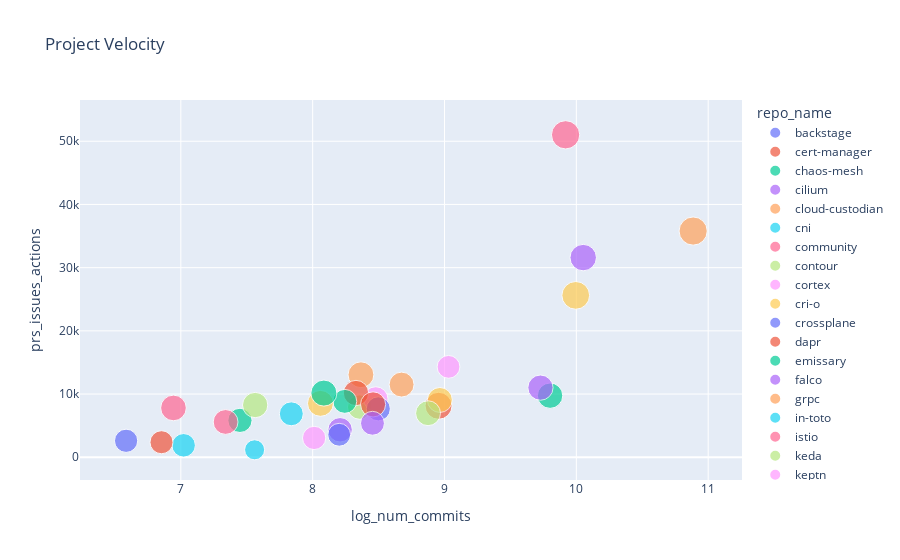

Here is the notebook cell this chart was saved with:
### Code cell
fig.show()

### Figure 1 — Plotly figure (JSON) as saved in the notebook; plotly's stock layout.template omitted (floating-point values rounded to 4 significant figures)
{"data": [{"customdata": [["backstage"]], "hovertemplate": "repo_name=%{customdata[0]}<br>log_num_commits=%{x}<br>prs_issues_actions=%{y}<br>log_num_contrib=%{marker.size}<extra></extra>", "legendgroup": "backstage", "marker": {"color": "#636efa", "size": [7.433], "sizemode": "area", "sizeref": 0.02156, "symbol": "circle"}, "mode": "markers", "name": "backstage", "orientation": "v", "showlegend": true, "type": "scatter", "x": [10.61], "xaxis": "x", "y": [null], "yaxis": "y"}, {"customdata": [["cert-manager"]], "hovertemplate": "repo_name=%{customdata[0]}<br>log_num_commits=%{x}<br>prs_issues_actions=%{y}<br>log_num_contrib=%{marker.size}<extra></extra>", "legendgroup": "cert-manager", "marker": {"color": "#EF553B", "size": [7.87], "sizemode": "area", "sizeref": 0.02156, "symbol": "circle"}, "mode": "markers", "name": "cert-manager", "orientation": "v", "showlegend": true, "type": "scatter", "x": [8.955], "xaxis": "x", "y": [8148], "yaxis": "y"}, {"customdata": [["chaos-mesh"]], "hovertemplate": "repo_name=%{customdata[0]}<br>log_num_commits=%{x}<br>prs_issues_actions=%{y}<br>log_num_contrib=%{marker.size}<extra></extra>", "legendgroup": "chaos-mesh", "marker": {"color": "#00cc96", "size": [6.332], "sizemode": "area", "sizeref": 0.02156, "symbol": "circle"}, "mode": "markers", "name": "chaos-mesh", "orientation": "v", "showlegend": true, "type": "scatter", "x": [7.448], "xaxis": "x", "y": [5835], "yaxis": "y"}, {"customdata": [["cilium"]], "hovertemplate": "repo_name=%{customdata[0]}<br>log_num_commits=%{x}<br>prs_issues_actions=%{y}<br>log_num_contrib=%{marker.size}<extra></extra>", "legendgroup": "cilium", "marker": {"color": "#ab63fa", "size": [7.542], "sizemode": "area", "sizeref": 0.02156, "symbol": "circle"}, "mode": "markers", "name": "cilium", "orientation": "v", "showlegend": true, "type": "scatter", "x": [10.05], "xaxis": "x", "y": [31593], "yaxis": "y"}, {"customdata": [["cloud-custodian"]], "hovertemplate": "repo_name=%{customdata[0]}<br>log_num_commits=%{x}<br>prs_issues_actions=%{y}<br>log_num_contrib=%{marker.size}<extra></extra>", "legendgroup": "cloud-custodian", "marker": {"color": "#FFA15A", "size": [7.197], "sizemode": "area", "sizeref": 0.02156, "symbol": "circle"}, "mode": "markers", "name": "cloud-custodian", "orientation": "v", "showlegend": true, "type": "scatter", "x": [8.366], "xaxis": "x", "y": [13054], "yaxis": "y"}, {"customdata": [["cni"]], "hovertemplate": "repo_name=%{customdata[0]}<br>log_num_commits=%{x}<br>prs_issues_actions=%{y}<br>log_num_contrib=%{marker.size}<extra></extra>", "legendgroup": "cni", "marker": {"color": "#19d3f3", "size": [5.974], "sizemode": "area", "sizeref": 0.02156, "symbol": "circle"}, "mode": "markers", "name": "cni", "orientation": "v", "showlegend": true, "type": "scatter", "x": [7.021], "xaxis": "x", "y": [1893], "yaxis": "y"}, {"customdata": [["community"]], "hovertemplate": "repo_name=%{customdata[0]}<br>log_num_commits=%{x}<br>prs_issues_actions=%{y}<br>log_num_contrib=%{marker.size}<extra></extra>", "legendgroup": "community", "marker": {"color": "#FF6692", "size": [6.639], "sizemode": "area", "sizeref": 0.02156, "symbol": "circle"}, "mode": "markers", "name": "community", "orientation": "v", "showlegend": true, "type": "scatter", "x": [7.34], "xaxis": "x", "y": [5586], "yaxis": "y"}, {"customdata": [["contour"]], "hovertemplate": "repo_name=%{customdata[0]}<br>log_num_commits=%{x}<br>prs_issues_actions=%{y}<br>log_num_contrib=%{marker.size}<extra></extra>", "legendgroup": "contour", "marker": {"color": "#B6E880", "size": [6.463], "sizemode": "area", "sizeref": 0.02156, "symbol": "circle"}, "mode": "markers", "name": "contour", "orientation": "v", "showlegend": true, "type": "scatter", "x": [8.357], "xaxis": "x", "y": [7944], "yaxis": "y"}, {"customdata": [["cortex"]], "hovertemplate": "repo_name=%{customdata[0]}<br>log_num_commits=%{x}<br>prs_issues_actions=%{y}<br>log_num_contrib=%{marker.size}<extra></extra>", "legendgroup": "cortex", "marker": {"color": "#FF97FF", "size": [6.483], "sizemode": "area", "sizeref": 0.02156, "symbol": "circle"}, "mode": "markers", "name": "cortex", "orientation": "v", "showlegend": true, "type": "scatter", "x": [8.478], "xaxis": "x", "y": [9223], "yaxis": "y"}, {"customdata": [["cri-o"]], "hovertemplate": "repo_name=%{customdata[0]}<br>log_num_commits=%{x}<br>prs_issues_actions=%{y}<br>log_num_contrib=%{marker.size}<extra></extra>", "legendgroup": "cri-o", "marker": {"color": "#FECB52", "size": [6.726], "sizemode": "area", "sizeref": 0.02156, "symbol": "circle"}, "mode": "markers", "name": "cri-o", "orientation": "v", "showlegend": true, "type": "scatter", "x": [8.965], "xaxis": "x", "y": [9066], "yaxis": "y"}, {"customdata": [["crossplane"]], "hovertemplate": "repo_name=%{customdata[0]}<br>log_num_commits=%{x}<br>prs_issues_actions=%{y}<br>log_num_contrib=%{marker.size}<extra></extra>", "legendgroup": "crossplane", "marker": {"color": "#636efa", "size": [6.254], "sizemode": "area", "sizeref": 0.02156, "symbol": "circle"}, "mode": "markers", "name": "crossplane", "orientation": "v", "showlegend": true, "type": "scatter", "x": [8.498], "xaxis": "x", "y": [7662], "yaxis": "y"}, {"customdata": [["dapr"]], "hovertemplate": "repo_name=%{customdata[0]}<br>log_num_commits=%{x}<br>prs_issues_actions=%{y}<br>log_num_contrib=%{marker.size}<extra></extra>", "legendgroup": "dapr", "marker": {"color": "#EF553B", "size": [6.921], "sizemode": "area", "sizeref": 0.02156, "symbol": "circle"}, "mode": "markers", "name": "dapr", "orientation": "v", "showlegend": true, "type": "scatter", "x": [8.328], "xaxis": "x", "y": [10166], "yaxis": "y"}, {"customdata": [["emissary"]], "hovertemplate": "repo_name=%{customdata[0]}<br>log_num_commits=%{x}<br>prs_issues_actions=%{y}<br>log_num_contrib=%{marker.size}<extra></extra>", "legendgroup": "emissary", "marker": {"color": "#00cc96", "size": [6.951], "sizemode": "area", "sizeref": 0.02156, "symbol": "circle"}, "mode": "markers", "name": "emissary", "orientation": "v", "showlegend": true, "type": "scatter", "x": [9.801], "xaxis": "x", "y": [9745], "yaxis": "y"}, {"customdata": [["falco"]], "hovertemplate": "repo_name=%{customdata[0]}<br>log_num_commits=%{x}<br>prs_issues_actions=%{y}<br>log_num_contrib=%{marker.size}<extra></extra>", "legendgroup": "falco", "marker": {"color": "#ab63fa", "size": [6.452], "sizemode": "area", "sizeref": 0.02156, "symbol": "circle"}, "mode": "markers", "name": "falco", "orientation": "v", "showlegend": true, "type": "scatter", "x": [8.208], "xaxis": "x", "y": [4350], "yaxis": "y"}, {"customdata": [["grpc"]], "hovertemplate": "repo_name=%{customdata[0]}<br>log_num_commits=%{x}<br>prs_issues_actions=%{y}<br>log_num_contrib=%{marker.size}<extra></extra>", "legendgroup": "grpc", "marker": {"color": "#FFA15A", "size": [8.561], "sizemode": "area", "sizeref": 0.02156, "symbol": "circle"}, "mode": "markers", "name": "grpc", "orientation": "v", "showlegend": true, "type": "scatter", "x": [10.89], "xaxis": "x", "y": [35791], "yaxis": "y"}, {"customdata": [["in-toto"]], "hovertemplate": "repo_name=%{customdata[0]}<br>log_num_commits=%{x}<br>prs_issues_actions=%{y}<br>log_num_contrib=%{marker.size}<extra></extra>", "legendgroup": "in-toto", "marker": {"color": "#19d3f3", "size": [4.331], "sizemode": "area", "sizeref": 0.02156, "symbol": "circle"}, "mode": "markers", "name": "in-toto", "orientation": "v", "showlegend": true, "type": "scatter", "x": [7.56], "xaxis": "x", "y": [1183], "yaxis": "y"}, {"customdata": [["istio"]], "hovertemplate": "repo_name=%{customdata[0]}<br>log_num_commits=%{x}<br>prs_issues_actions=%{y}<br>log_num_contrib=%{marker.size}<extra></extra>", "legendgroup": "istio", "marker": {"color": "#FF6692", "size": [8.624], "sizemode": "area", "sizeref": 0.02156, "symbol": "circle"}, "mode": "markers", "name": "istio", "orientation": "v", "showlegend": true, "type": "scatter", "x": [9.919], "xaxis": "x", "y": [51018], "yaxis": "y"}, {"customdata": [["keda"]], "hovertemplate": "repo_name=%{customdata[0]}<br>log_num_commits=%{x}<br>prs_issues_actions=%{y}<br>log_num_contrib=%{marker.size}<extra></extra>", "legendgroup": "keda", "marker": {"color": "#B6E880", "size": [6.912], "sizemode": "area", "sizeref": 0.02156, "symbol": "circle"}, "mode": "markers", "name": "keda", "orientation": "v", "showlegend": true, "type": "scatter", "x": [7.564], "xaxis": "x", "y": [8265], "yaxis": "y"}, {"customdata": [["keptn"]], "hovertemplate": "repo_name=%{customdata[0]}<br>log_num_commits=%{x}<br>prs_issues_actions=%{y}<br>log_num_contrib=%{marker.size}<extra></extra>", "legendgroup": "keptn", "marker": {"color": "#FF97FF", "size": [5.609], "sizemode": "area", "sizeref": 0.02156, "symbol": "circle"}, "mode": "markers", "name": "keptn", "orientation": "v", "showlegend": true, "type": "scatter", "x": [9.03], "xaxis": "x", "y": [14303], "yaxis": "y"}, {"customdata": [["keycloak"]], "hovertemplate": "repo_name=%{customdata[0]}<br>log_num_commits=%{x}<br>prs_issues_actions=%{y}<br>log_num_contrib=%{marker.size}<extra></extra>", "legendgroup": "keycloak", "marker": {"color": "#FECB52", "size": [8.299], "sizemode": "area", "sizeref": 0.02156, "symbol": "circle"}, "mode": "markers", "name": "keycloak", "orientation": "v", "showlegend": true, "type": "scatter", "x": [9.995], "xaxis": "x", "y": [25615], "yaxis": "y"}, {"customdata": [["kruise"]], "hovertemplate": "repo_name=%{customdata[0]}<br>log_num_commits=%{x}<br>prs_issues_actions=%{y}<br>log_num_contrib=%{marker.size}<extra></extra>", "legendgroup": "kruise", "marker": {"color": "#636efa", "size": [5.832], "sizemode": "area", "sizeref": 0.02156, "symbol": "circle"}, "mode": "markers", "name": "kruise", "orientation": "v", "showlegend": true, "type": "scatter", "x": [6.585], "xaxis": "x", "y": [2607], "yaxis": "y"}, {"customdata": [["kubeedge"]], "hovertemplate": "repo_name=%{customdata[0]}<br>log_num_commits=%{x}<br>prs_issues_actions=%{y}<br>log_num_contrib=%{marker.size}<extra></extra>", "legendgroup": "kubeedge", "marker": {"color": "#EF553B", "size": [6.813], "sizemode": "area", "sizeref": 0.02156, "symbol": "circle"}, "mode": "markers", "name": "kubeedge", "orientation": "v", "showlegend": true, "type": "scatter", "x": [8.458], "xaxis": "x", "y": [8366], "yaxis": "y"}, {"customdata": [["kubevela"]], "hovertemplate": "repo_name=%{customdata[0]}<br>log_num_commits=%{x}<br>prs_issues_actions=%{y}<br>log_num_contrib=%{marker.size}<extra></extra>", "legendgroup": "kubevela", "marker": {"color": "#00cc96", "size": [6.19], "sizemode": "area", "sizeref": 0.02156, "symbol": "circle"}, "mode": "markers", "name": "kubevela", "orientation": "v", "showlegend": true, "type": "scatter", "x": [8.244], "xaxis": "x", "y": [8846], "yaxis": "y"}, {"customdata": [["kubevirt"]], "hovertemplate": "repo_name=%{customdata[0]}<br>log_num_commits=%{x}<br>prs_issues_actions=%{y}<br>log_num_contrib=%{marker.size}<extra></extra>", "legendgroup": "kubevirt", "marker": {"color": "#ab63fa", "size": [6.865], "sizemode": "area", "sizeref": 0.02156, "symbol": "circle"}, "mode": "markers", "name": "kubevirt", "orientation": "v", "showlegend": true, "type": "scatter", "x": [9.728], "xaxis": "x", "y": [11019], "yaxis": "y"}, {"customdata": [["kyverno"]], "hovertemplate": "repo_name=%{customdata[0]}<br>log_num_commits=%{x}<br>prs_issues_actions=%{y}<br>log_num_contrib=%{marker.size}<extra></extra>", "legendgroup": "kyverno", "marker": {"color": "#FFA15A", "size": [6.693], "sizemode": "area", "sizeref": 0.02156, "symbol": "circle"}, "mode": "markers", "name": "kyverno", "orientation": "v", "showlegend": true, "type": "scatter", "x": [8.674], "xaxis": "x", "y": [11502], "yaxis": "y"}, {"customdata": [["litmus"]], "hovertemplate": "repo_name=%{customdata[0]}<br>log_num_commits=%{x}<br>prs_issues_actions=%{y}<br>log_num_contrib=%{marker.size}<extra></extra>", "legendgroup": "litmus", "marker": {"color": "#19d3f3", "size": [6.163], "sizemode": "area", "sizeref": 0.02156, "symbol": "circle"}, "mode": "markers", "name": "litmus", "orientation": "v", "showlegend": true, "type": "scatter", "x": [7.838], "xaxis": "x", "y": [6876], "yaxis": "y"}, {"customdata": [["longhorn"]], "hovertemplate": "repo_name=%{customdata[0]}<br>log_num_commits=%{x}<br>prs_issues_actions=%{y}<br>log_num_contrib=%{marker.size}<extra></extra>", "legendgroup": "longhorn", "marker": {"color": "#FF6692", "size": [7.093], "sizemode": "area", "sizeref": 0.02156, "symbol": "circle"}, "mode": "markers", "name": "longhorn", "orientation": "v", "showlegend": true, "type": "scatter", "x": [6.944], "xaxis": "x", "y": [7805], "yaxis": "y"}, {"customdata": [["nats-server"]], "hovertemplate": "repo_name=%{customdata[0]}<br>log_num_commits=%{x}<br>prs_issues_actions=%{y}<br>log_num_contrib=%{marker.size}<extra></extra>", "legendgroup": "nats-server", "marker": {"color": "#B6E880", "size": [6.683], "sizemode": "area", "sizeref": 0.02156, "symbol": "circle"}, "mode": "markers", "name": "nats-server", "orientation": "v", "showlegend": true, "type": "scatter", "x": [8.875], "xaxis": "x", "y": [6969], "yaxis": "y"}, {"customdata": [["notary"]], "hovertemplate": "repo_name=%{customdata[0]}<br>log_num_commits=%{x}<br>prs_issues_actions=%{y}<br>log_num_contrib=%{marker.size}<extra></extra>", "legendgroup": "notary", "marker": {"color": "#FF97FF", "size": [5.844], "sizemode": "area", "sizeref": 0.02156, "symbol": "circle"}, "mode": "markers", "name": "notary", "orientation": "v", "showlegend": true, "type": "scatter", "x": [8.011], "xaxis": "x", "y": [3059], "yaxis": "y"}, {"customdata": [["operator-sdk"]], "hovertemplate": "repo_name=%{customdata[0]}<br>log_num_commits=%{x}<br>prs_issues_actions=%{y}<br>log_num_contrib=%{marker.size}<extra></extra>", "legendgroup": "operator-sdk", "marker": {"color": "#FECB52", "size": [7.249], "sizemode": "area", "sizeref": 0.02156, "symbol": "circle"}, "mode": "markers", "name": "operator-sdk", "orientation": "v", "showlegend": true, "type": "scatter", "x": [8.059], "xaxis": "x", "y": [8528], "yaxis": "y"}, {"customdata": [["pack"]], "hovertemplate": "repo_name=%{customdata[0]}<br>log_num_commits=%{x}<br>prs_issues_actions=%{y}<br>log_num_contrib=%{marker.size}<extra></extra>", "legendgroup": "pack", "marker": {"color": "#636efa", "size": [5.642], "sizemode": "area", "sizeref": 0.02156, "symbol": "circle"}, "mode": "markers", "name": "pack", "orientation": "v", "showlegend": true, "type": "scatter", "x": [8.201], "xaxis": "x", "y": [3560], "yaxis": "y"}, {"customdata": [["spec"]], "hovertemplate": "repo_name=%{customdata[0]}<br>log_num_commits=%{x}<br>prs_issues_actions=%{y}<br>log_num_contrib=%{marker.size}<extra></extra>", "legendgroup": "spec", "marker": {"color": "#EF553B", "size": [5.743], "sizemode": "area", "sizeref": 0.02156, "symbol": "circle"}, "mode": "markers", "name": "spec", "orientation": "v", "showlegend": true, "type": "scatter", "x": [6.853], "xaxis": "x", "y": [2378], "yaxis": "y"}, {"customdata": [["thanos"]], "hovertemplate": "repo_name=%{customdata[0]}<br>log_num_commits=%{x}<br>prs_issues_actions=%{y}<br>log_num_contrib=%{marker.size}<extra></extra>", "legendgroup": "thanos", "marker": {"color": "#00cc96", "size": [7.321], "sizemode": "area", "sizeref": 0.02156, "symbol": "circle"}, "mode": "markers", "name": "thanos", "orientation": "v", "showlegend": true, "type": "scatter", "x": [8.085], "xaxis": "x", "y": [10155], "yaxis": "y"}, {"customdata": [["volcano"]], "hovertemplate": "repo_name=%{customdata[0]}<br>log_num_commits=%{x}<br>prs_issues_actions=%{y}<br>log_num_contrib=%{marker.size}<extra></extra>", "legendgroup": "volcano", "marker": {"color": "#ab63fa", "size": [6.153], "sizemode": "area", "sizeref": 0.02156, "symbol": "circle"}, "mode": "markers", "name": "volcano", "orientation": "v", "showlegend": true, "type": "scatter", "x": [8.454], "xaxis": "x", "y": [5380], "yaxis": "y"}], "layout": {"autosize": true, "legend": {"itemsizing": "constant", "title": {"text": "repo_name"}, "tracegroupgap": 0}, "title": {"text": "Project Velocity"}, "xaxis": {"anchor": "y", "autorange": true, "domain": [0, 1], "range": [6.272, 11.21], "title": {"text": "log_num_commits"}, "type": "linear"}, "yaxis": {"anchor": "x", "autorange": true, "domain": [0, 1], "range": [-6290.0, 60180.0], "title": {"text": "prs_issues_actions"}}}}
